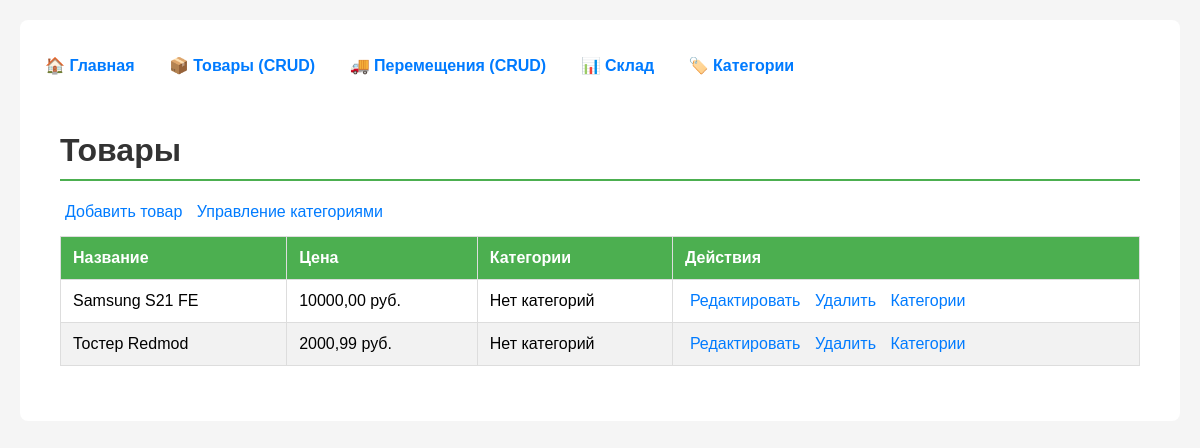
/products/, run on an earlier commit of the app's database.
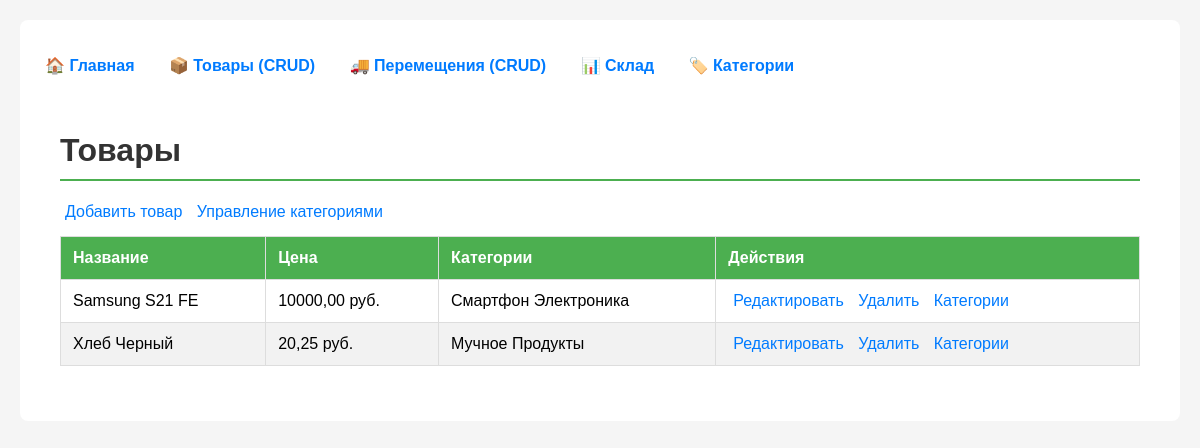
And on a later commit of the database.
### firstapp_var_6/models.py (models this page shows, shortened)
class Product(models.Model):
    name = models.CharField(max_length=200, verbose_name='Название товара')
    price = models.DecimalField(max_digits=10, decimal_places=2, verbose_name='Цена')
    category_old = models.CharField(max_length=100, verbose_name='Категория (старая)', blank=True)
    categories = models.ManyToManyField(
        Category,
        through='ProductCategory',
        blank=True,
        verbose_name='Категории'
    )
    photo = models.ImageField(
        upload_to='products/',
        verbose_name='Фото товара',
        blank=True,
        null=True
    )
    class Meta:
        verbose_name = 'Товар'
        verbose_name_plural = 'Товары'
        ordering = ['name']

class ProductCategory(models.Model):
    product = models.ForeignKey(Product, on_delete=models.CASCADE, verbose_name='Товар')
    category = models.ForeignKey(Category, on_delete=models.CASCADE, verbose_name='Категория')
    assigned_at = models.DateTimeField(auto_now_add=True, verbose_name='Дата назначения')
    class Meta:
        verbose_name = 'Категория товара'
        verbose_name_plural = 'Категории товаров'
        unique_together = ['product', 'category']

class Category(models.Model):
    name = models.CharField(max_length=100, verbose_name='Название категории')
    class Meta:
        verbose_name = 'Категория'
        verbose_name_plural = 'Категории'
        ordering = ['name']

### firstapp_var_6/views.py (the view)
# urls.py: path('products/', views.product_list, name='product_list'),
def product_list(request):
    products = Product.objects.all()
    return render(request, 'products/product_list.html', {
        'products': products,
        'page_title': 'Товары'
    })

### templates/products/product_list.html
{% extends 'base.html' %}
{% block content %}
<div class="container mt-4">
    <h1>Товары</h1>
    <div class="mb-3">
        <a href="{% url 'firstapp_var_6:product_create' %}" class="btn btn-primary">Добавить товар</a>
        <a href="{% url 'firstapp_var_6:category_list' %}" class="btn btn-info">Управление категориями</a>
    </div>
    <table class="table table-striped">
        <thead>
            <tr>
                <th>Название</th>
                <th>Цена</th>
                <th>Категории</th>
                <th>Действия</th>
            </tr>
        </thead>
        <tbody>
            {% for product in products %}
            <tr>
                <td>{{ product.name }}</td>
                <td>{{ product.price }} руб.</td>
                <td>
                    {% for pc in product.productcategory_set.all %}
                        <span class="badge bg-secondary">
                            {{ pc.category.name }}
                        </span>
                    {% empty %}
                        <span class="text-muted">Нет категорий</span>
                    {% endfor %}
                </td>
                <td>
                    <a href="{% url 'firstapp_var_6:product_update' product.pk %}" class="btn btn-warning btn-sm">Редактировать</a>
                    <a href="{% url 'firstapp_var_6:product_delete' product.pk %}" class="btn btn-danger btn-sm">Удалить</a>
                    <a href="{% url 'firstapp_var_6:manage_product_categories' product.pk %}" class="btn btn-info btn-sm">Категории</a>
                </td>
            </tr>
            {% endfor %}
        </tbody>
    </table>
</div>
{% endblock %}

### templates/base.html (shortened to what this page needs)
<!DOCTYPE html>
<html>
<head>
</head>
<body>
    <div class="container">
        {% include 'navigator.html' %}
        <main>
            {% block content %}
            {% endblock %}
        </main>
    </div>
</body>
</html>

### templates/navigator.html
<nav>
    <ul>
        <li><a href="{% url 'firstapp_var_6:index' %}">🏠 Главная</a></li>
        <li><a href="{% url 'firstapp_var_6:product_list' %}">📦 Товары (CRUD)</a></li>
        <li><a href="{% url 'firstapp_var_6:movement_list' %}">🚚 Перемещения (CRUD)</a></li>
        <li><a href="{% url 'firstapp_var_6:warehouse' %}">📊 Склад</a></li>
        <li><a href="{% url 'firstapp_var_6:category_list' %}">🏷️ Категории</a></li>
    </ul>
</nav>

### templates/base.html (style rules this page uses)
body { font-family: Arial, sans-serif; margin: 20px; background: #f5f5f5; }
.container { max-width: 1200px; margin: 0 auto; background: white; padding: 20px; border-radius: 8px; }
nav ul { list-style: none; padding: 0; }
nav li { display: inline; margin-right: 20px; }
nav a { text-decoration: none; color: #007bff; font-weight: bold; }
a { text-decoration: none; color: #007bff; margin: 5px; }
table { border-collapse: collapse; width: 100%; margin: 15px 0; }
th, td { border: 1px solid #ddd; padding: 12px; text-align: left; }
th { background-color: #4CAF50; color: white; }
tr:nth-child(even) { background-color: #f2f2f2; }
h1 { color: #333; border-bottom: 2px solid #4CAF50; padding-bottom: 10px; }

What changed in the data, as far as the page shows it:
removed Product: name "Тостер Redmod", price "2000,99"
added ProductCategory: category.name "Смартфон", shown under "Samsung S21 FE"
added ProductCategory: category.name "Электроника", shown under "Samsung S21 FE"
added Product: name "Хлеб Черный", price "20,25"
added ProductCategory: category.name "Мучное", shown under "Хлеб Черный"
added ProductCategory: category.name "Продукты", shown under "Хлеб Черный"
